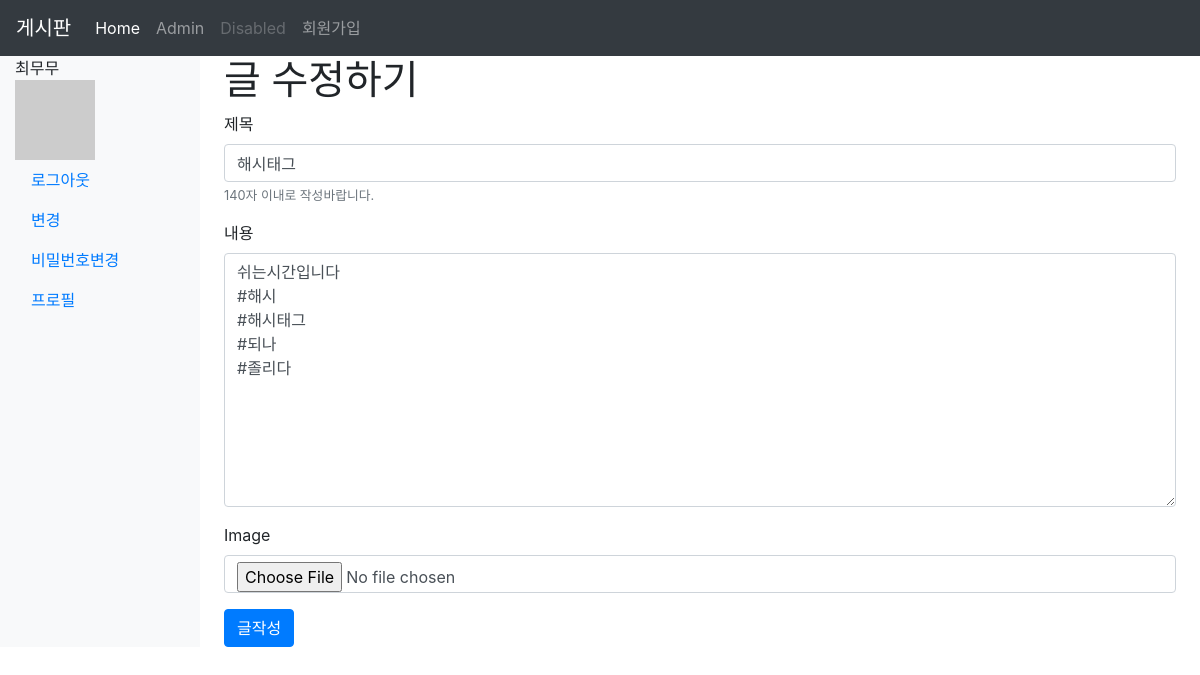
Screenshot of /articles/27/update/ (signed in) with the database file from the repository.
### accounts/models.py (models this page shows)
class User(AbstractUser):
    followers = models.ManyToManyField(
                    settings.AUTH_USER_MODEL,
                    related_name='followings',
                    blank=True
                    )

### articles/models.py (models this page shows, shortened)
class Article(models.Model):
    title = models.CharField(max_length=10)
    content = models.TextField()
    image = models.ImageField(blank=True)
    image_thumbnail = ImageSpecField(
        processors=[ResizeToFill(300,300)],
        format='JPEG',
        options={'quality':80}
    )
    created_at = models.DateTimeField(auto_now_add=True)
    updated_at = models.DateTimeField(auto_now=True)
    user = models.ForeignKey(settings.AUTH_USER_MODEL, on_delete=models.CASCADE)
    like_users = models.ManyToManyField(
        settings.AUTH_USER_MODEL,
        related_name='like_articles',
        blank=True
        )
    hashtags = models.ManyToManyField(HashTag,blank=True)

### articles/views.py (the view)
# urls.py: path('update/',views.update,name="update"),
def update(request,article_pk):
    article = Article.objects.get(pk=article_pk)
    if article.user == request.user:
        if request.method =='POST':
            article_form = ArticleForm(request.POST, instance=article)
            if article_form.is_valid():
                article = article_form.save()
                article.hashtags.clear()
                for word in article.content.split():
                    if word[0] == '#':
                        hashtag,created = HashTag.objects.get_or_create(content=word[1:])
                        article.hashtags.add(hashtag)
                return redirect('articles:detail',article_pk)
        else:
            article_form = ArticleForm(instance=article)
        context = {
            'article_form' : article_form
        }
        return render(request,'articles/form.html',context)
    else:
        return HttpResponseForbidden

### articles/forms.py
class ArticleForm(forms.ModelForm):
    title = forms.CharField(
        max_length=140,
        label='제목',
        help_text='140자 이내로 작성바랍니다.',
        widget=forms.TextInput(
            attrs={
                'placeholder':'제목을 입력바랍니다.'
            }
        )
    )
    content = forms.CharField(
        label='내용',
        widget=forms.Textarea(
            attrs={
                'placeholder':'내용을 입력바랍니다.'
            }
        )
    )
    class Meta:
        model = Article
        fields = ('title','content','image',)

### articles/templatetags/gravatar.py (called while the page is built)
@register.filter
def makehash(user):
    social_user = user.socialaccount_set.all().first()
    if social_user:
        return social_user.extra_data.get('kakao_account').get('profile').get('thumbnail_image_url')
    else:
        email = user.email
        return 'https://www.gravatar.com/avatar/' + hashlib.md5(email.strip().lower().encode('utf-8')).hexdigest()

### articles/templates/articles/form.html (shortened to what this page needs)
{% extends 'articles/base.html' %}
{% load bootstrap4 %}
{% block body %}
{% if request.resolver_match.url_name == 'create' %}
  <h1>글 작성하기</h1>
{% else %}
  <h1>글 수정하기</h1>
{% endif %}
<form action="" method="post" class="form" enctype="multipart/form-data">
  {% bootstrap_form article_form %}
  {% buttons %}
    <button type="submit" class="btn btn-primary">글작성</button>
  {% endbuttons %}
</form>
{% endblock %}

### articles/templates/_navbar.html (shortened to what this page needs)
<nav class="navbar navbar-expand-lg navbar-dark bg-dark">
    <a class="navbar-brand" href={% url 'articles:index' %}>게시판</a>
    <div class="collapse navbar-collapse" id="navbarNavAltMarkup">
      <div class="navbar-nav">
        <a class="nav-item nav-link active" href={% url 'articles:index' %}>Home
        <a class="nav-item nav-link" href=http://127.00.01:8000/admin>Admin </a> <a class="nav-item nav-link disabled"
          href="#" tabindex="-1" aria-disabled="true">Disabled</a>
      </div>
      <div class="navbar-nav mr">
        <a class="nav-item nav-link" href={% url 'accounts:signup' %}>회원가입</a>
      </div>
    </div>
  </nav>
   <div class="container-fluid">
    <div class="row">
      <nav class='col-md-2 d-none d-md-block bg-light sidebar'>
        <div class="sidebar-sticky">
          <ul class="nav flex-column">
            {% if user.is_authenticated %}
            <li>
              {{ user.username }}
            </li>
            <li class="nav-item">
            {% load gravatar %}
            <img src="{{ user|makehash }}" alt="avatar">
            <li class="nav-item">
              <a class="nav-link active" href="{% url 'accounts:logout' %}">로그아웃</a>
            </li>
            <li class="nav-item">
              <a class="nav-link active" href="{% url 'accounts:update' %}">변경</a>
            </li>
            <li class="nav-item">
              <a class="nav-link active" href="{% url 'accounts:password_change' %}">비밀번호변경</a>
            </li>
            <li class="nav-item">
              <a class="nav-link active" href="{% url 'accounts:profile' user.pk %}">프로필</a>
            </li>
            {% endif %}
          </ul>
        </div>
      </nav>

### rows the page displays
User: username "최무무"
Article: title "해시태그", content "쉬는시간입니다 #해시 #해시태그 #되나 #졸리다"
